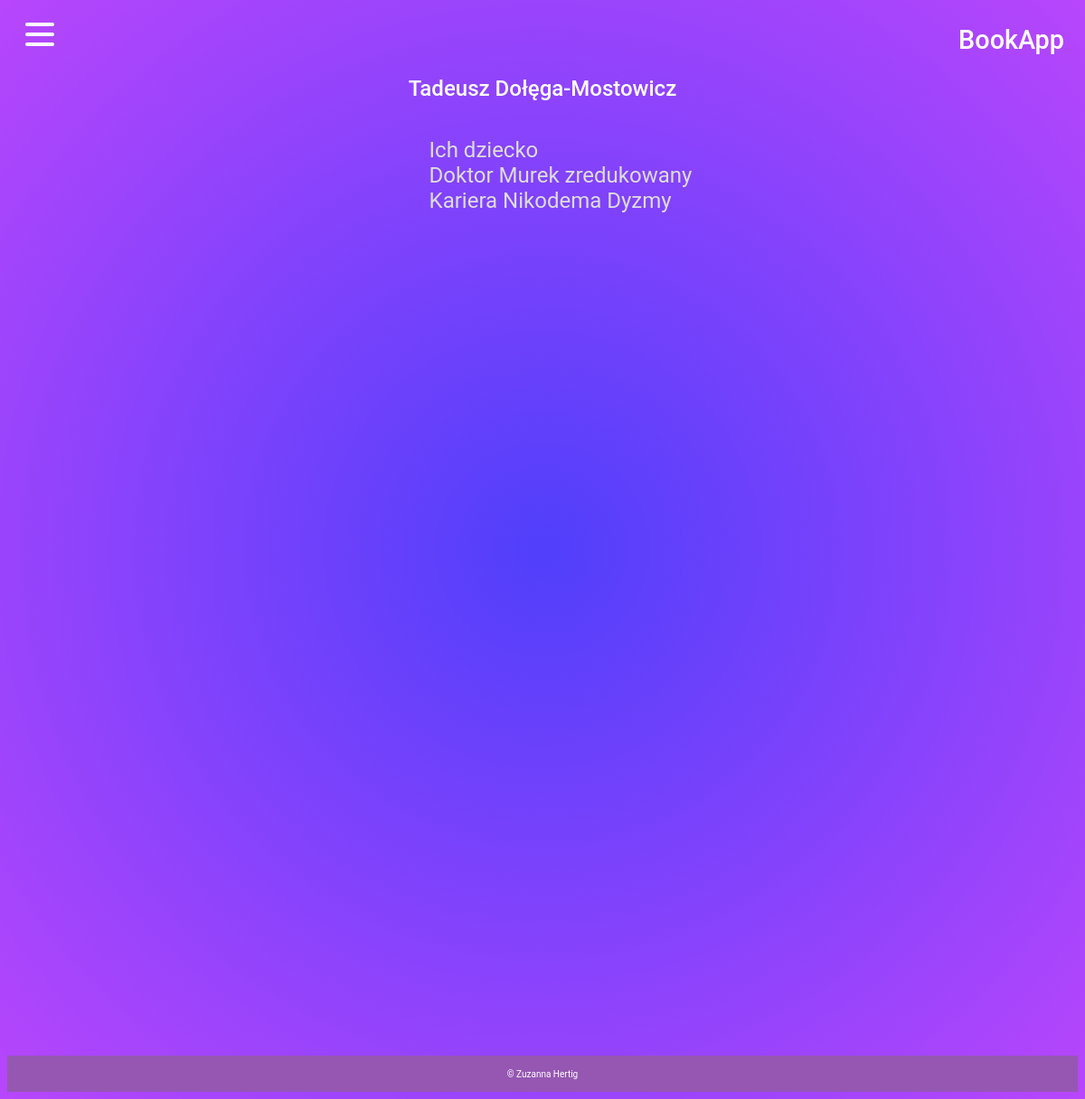
/bookapp/autorzy/4, run on the app's committed database.
### bookapp/models.py (models this page shows, shortened)
class Author(models.Model):
    name = models.CharField(max_length=50, verbose_name='Imię')
    surname = models.CharField(max_length=50, verbose_name='Nazwisko')

class Book(models.Model):
    title = models.CharField(max_length=100, verbose_name='Tytuł')
    image = models.ImageField(verbose_name='Wykres', upload_to='bookapp/static/bookapp/')
    author = models.ForeignKey(Author, on_delete=models.CASCADE, verbose_name='Autor')
    period = models.ForeignKey(Period, on_delete=models.CASCADE, verbose_name='Epoka literacka')

### bookapp/views.py (the view)
# urls.py: path('autorzy/<int:author_id>', views.authors_details, name='autorzy_szczegol'),
def authors_details(request, author_id):
    author = get_object_or_404(Author, pk=author_id)
    books = Book.objects.filter(author=author_id)
    return render(request, 'bookapp/author/details.html', locals())

### bookapp/templates/bookapp/author/details.html
{% extends 'bookapp/base.html' %}
{% block content %}
<h1>{{ author.name }} {{ author.surname }}</h1>
<div class="container">
    {% if books %}
    <ul class="books">
    {% for book in books %}
        <li>{{ book.title }}</li>
    {% endfor %}
    </ul>
{% endif %}
</div>
{% endblock content %}

### main/static/style.css (style rules this page uses)
body { background: radial-gradient(circle, rgba(80,63,251,1) 0%, rgba(184,70,252,1) 100%); font-family: 'Roboto', sans-serif; color: #FFFFFF; }
h1 { font-weight: 500; text-align: center; font-size: 1.5em; }
.books { list-style: none; color:#DDDDDD; font-size: 1.5em; }
.container { display: flex; justify-content: center; align-items: center; }

### data on the page
Author: name "Tadeusz", surname "Dołęga-Mostowicz"
Book: title "Ich dziecko"
Book: title "Doktor Murek zredukowany"
Book: title "Kariera Nikodema Dyzmy"
